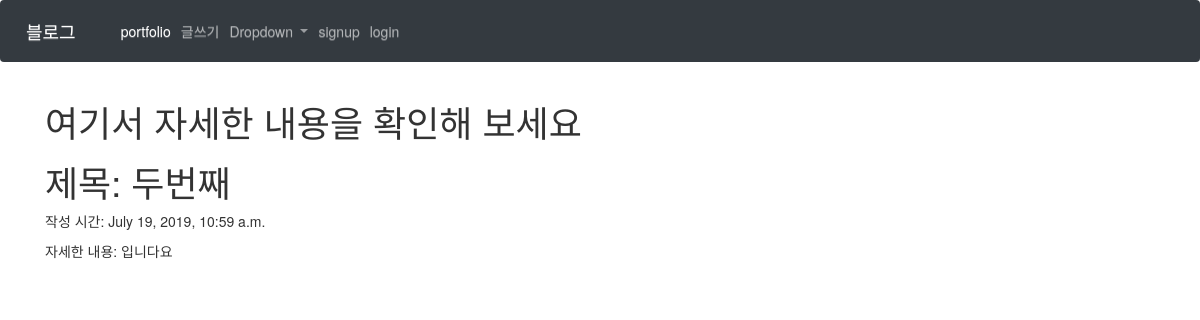
Page /blog/2 on the committed database.
### blog/models.py (models this page shows, shortened)
class Blog(models.Model):
    title = models.CharField(max_length=200)
    pub_date = models.DateTimeField('date published')
    body = models.TextField()

### blog/views.py (the view)
# urls.py: path('<int:blog_id>', blog.views.detail, name='detail'),
def detail(request, blog_id):
    blog_detail = get_object_or_404(Blog, pk=blog_id)
    return render(request, 'detail.html', {'blog':blog_detail})

### blog/templates/detail.html
{% extends 'base.html' %}
{% block contents %}
<body>
             <div class='container'>
              <h1>여기서 자세한 내용을 확인해 보세요</h1>
              <h1>제목: {{blog.title}}</h1>
              <p>작성 시간: {{blog.pub_date}}</p>
              <p>자세한 내용: {{blog.body}}</p>
            </div>
</body>
{% endblock %}

### rows in the picture
Blog: title "두번째", pub_date "July 19, 2019, 10:59 a.m.", body "입니다요"
